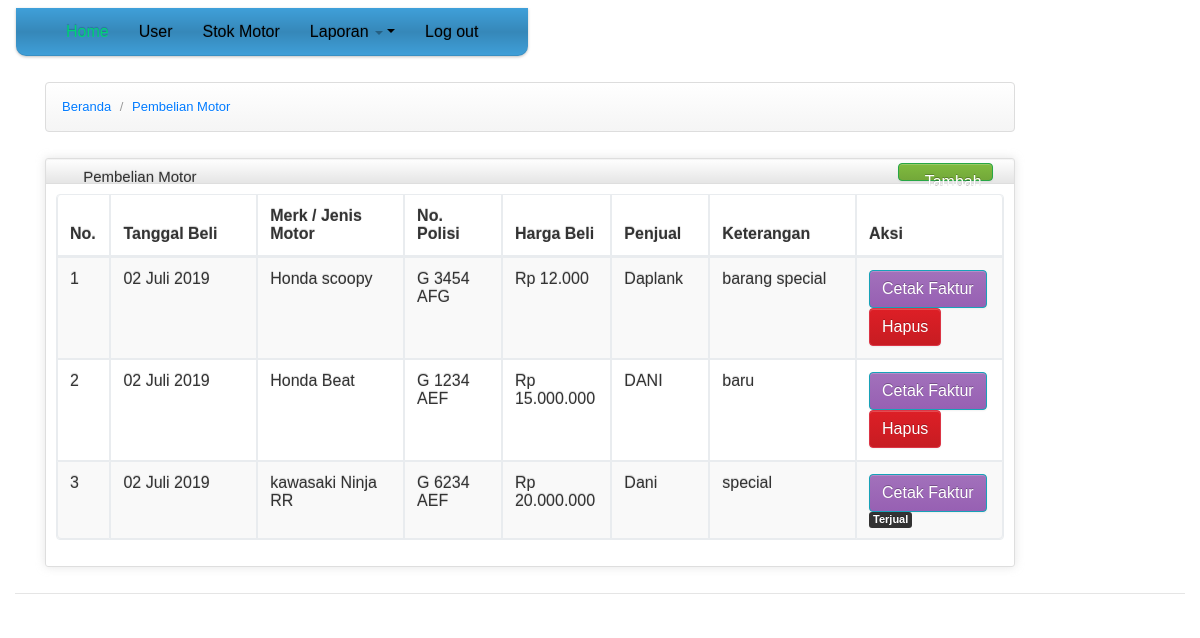
Page /index.php?pages=pembelian (signed in) on the committed database.
### tables this page shows
CREATE TABLE `pembelian` (
  `id_pembelian` int(11) NOT NULL,
  `id_jenis_motor` int(11) NOT NULL,
  `nopol` varchar(10) NOT NULL,
  `stnk` int(2) NOT NULL,
  `bpkb` int(2) NOT NULL,
  `tgl_pembelian` date NOT NULL,
  `harga_pembelian` double NOT NULL,
  `penjual` varchar(30) NOT NULL,
  `alamat` text NOT NULL,
  `keterangan` text NOT NULL,
  `status` int(11) NOT NULL
);

CREATE TABLE `merk` (
  `id_merk` int(11) NOT NULL,
  `nama_merk` varchar(20) NOT NULL
);

CREATE TABLE `jenis_motor` (
  `id_jenis_motor` int(11) NOT NULL,
  `id_merk` int(11) NOT NULL,
  `jenis_motor` varchar(50) NOT NULL
);

### fungsi/fungsi_tanggal.php (called while the page is built, shortened)
<?php
if (!function_exists('format_month')) {
    function format_month($month) {
        $indo_month = array(
            '01' => 'Januari',
            '02' => 'Februari',
            '03' => 'Maret',
            '04' => 'April',
            '05' => 'Mei',
            '06' => 'Juni',
            '07' => 'Juli',
            '08' => 'Agustus',
            '09' => 'September',
            '10' => 'Oktober',
            '11' => 'November',
            '12' => 'Desember'
        );
        return $indo_month[$month];
    }
}
if (!function_exists('format_date')) {
    function format_date($date) {
        $hari = substr($date, 8, 2);
        $bulan = substr($date, 5, 2);
        $tahun = substr($date, 0, 4);
        return $hari . ' ' . format_month($bulan) . ' ' . $tahun;
    }
}

### fungsi/format_number.php (called while the page is built, shortened)
<?php
function indo_number($number) {
    return 'Rp ' . number_format($number, 0, ',', '.');
}

### pages/page_pembelian/pembelian.php (the view, shortened to what this page needs)
<?php
$aksi = "pages/page_pembelian/aksi_pembelian.php";
$query = mysqli_query($koneksi, "SELECT * FROM pembelian p
                        JOIN jenis_motor jm ON jm.id_jenis_motor = p.id_jenis_motor
                        JOIN merk m ON m.id_merk = jm.id_merk
                        ORDER BY tgl_pembelian DESC");
?>
<div>
    <ul class="breadcrumb">
        <li>
            <a href="index.php?pages=home">Beranda</a> <span class="divider">/</span>
        </li>
        <li>
            <a href="index.php?pages=pembelian">Pembelian Motor</a>
        </li>
    </ul>
</div>
<div class="row-fluid sortable">
    <div class="box span12">
        <div class="box-header well" data-original-title>
            <h2><i class="icon-user"></i> Pembelian Motor</h2>
            <div class="box-icon">
                <a class="btn btn-success" href="index.php?pages=tambah_pembelian"><i class="icon-plus icon-white"></i> Tambah</a>
            </div>
        </div>
        <div class="box-content">
            <table class="table table-striped table-bordered bootstrap-datatable datatable">
                <thead>
                    <tr>
                        <th style="width: 5%;">
                            No.
                        </th>
                        <th style="width: 15%;">
                            Tanggal Beli
                        </th>
                        <th style="width: 15%;">
                            Merk / Jenis Motor
                        </th>
                        <th style="width: 10%;">
                            No. Polisi
                        </th>
                        <th style="width: 10%;">
                            Harga Beli
                        </th>
                        <th style="width: 10%;">
                            Penjual
                        </th>
                        <th style="width: 15%;">
                            Keterangan
                        </th>
                        <th style="width: 10%;">
                            Aksi
                        </th>
                    </tr>
                </thead>
                <tbody>
                    <?php
                    $i = 1;
                    while ($data = mysqli_fetch_array($query)) {
                        ?>
                        <tr>
                            <td><?php echo $i++; ?></td>
                            <td><?php echo format_date($data['tgl_pembelian']); ?></td>
                            <td><?php echo $data['nama_merk'] . ' ' . $data['jenis_motor']; ?></td>
                            <td><?php echo $data['nopol']; ?></td>
                            <td><?php echo indo_number($data['harga_pembelian']); ?></td>
                            <td><?php echo $data['penjual']; ?></td>
                            <td><?php echo $data['keterangan']; ?></td>
                            <td>
                                <a href="pages/page_pembelian/faktur_pembelian.php<?php echo '?id=' . $data['id_pembelian']; ?>" class="btn btn-info">Cetak Faktur</a>
                                <?php if ($data['status'] == 0) { ?>
                                    <a href="<?php echo $aksi . '?pages=pembelian&&act=hapus&&id=' . $data['id_pembelian']; ?>" class="btn btn-danger" onclick="return confirm('Apakah Anda yakin akan menghapus data?')">Hapus</a>
                                <?php } else { ?>
                                    <span class="label label-inverse">Terjual</span>
                                <?php } ?>
                            </td>
                        </tr>
                    <?php } ?>
                </tbody>
            </table>
        </div>
    </div>
</div>

### index.php (shortened to what this page needs)
<?php
if ($_SESSION == NULL) {
    header('location:login.php');
} else {
    include "fungsi/fungsi_tanggal.php";
    include "fungsi/format_number.php";
    ?>
    <html lang="en">
        <head>
            <?php include "header.php"; ?>
        </head>
        <body>
            <div class="navbar">
                <?php include "top.php"; ?>
            <div class="container-fluid">
                <div class="row-fluid">
                    <div id="content" class="span10">
                        <?php include "konten.php"; ?>
                    </div>
                </div>
                <hr>
            </div>
        </body>
    </html>
<?php } ?>

### header.php (shortened to what this page needs)
<link id="bs-css" href="css/bootstrap-cerulean.css" rel="stylesheet">
<link href="css/bootstrap-responsive.css" rel="stylesheet">
<link href="css/charisma-app.css" rel="stylesheet">
<link href="css/jquery-ui-1.8.21.custom.css" rel="stylesheet">
<link href='css/fullcalendar.css' rel='stylesheet'>
<link href='css/fullcalendar.print.css' rel='stylesheet'  media='print'>
<link href='css/chosen.css' rel='stylesheet'>
<link href='css/uniform.default.css' rel='stylesheet'>
<link href='css/colorbox.css' rel='stylesheet'>
<link href='css/jquery.cleditor.css' rel='stylesheet'>
<link href='css/jquery.noty.css' rel='stylesheet'>
<link href='css/noty_theme_default.css' rel='stylesheet'>
<link href='css/elfinder.min.css' rel='stylesheet'>
<link href='css/elfinder.theme.css' rel='stylesheet'>
<link href='css/jquery.iphone.toggle.css' rel='stylesheet'>
<link href='css/opa-icons.css' rel='stylesheet'>
<link href='css/uploadify.css' rel='stylesheet'>
<link rel="stylesheet" type="text/css" href="css/bootstrap.min.css">
<link rel="stylesheet" href="css/bootstrap.css">
<link rel="stylesheet" href="css/style.css">

### top.php (shortened to what this page needs)
<div class="navbar-inner">
    <div class="container-fluid">
        <nav class="main-nav float-right d-none d-lg-block">
                <ul>
                <?php if ($_SESSION['hak_akses'] == 'admin') { ?>
                    <li class="active"><a href="index.php?pages=home">Home</a></li>
                    <li><a href="index.php?pages=petugas">User</a></li>
                    <li><a href="index.php?pages=stok">Stok Motor</a></li>
                    <li class="dropdown">
			<a class="dropdown-toggle" data-toggle="dropdown" href="#">Laporan
			<span class="caret"></span></a>
		</li>
                    <li><a href="logout.php" class="">Log out</a></li>
                    <?php } ?>
        </div>
    </div>
</div>

### konten.php (shortened to what this page needs)
<?php
if ($_SESSION == NULL) {
    echo "<script>alert('Anda belum login, silahkan login untuk mengakses halaman administrator !.'); window.location = 'login.php'</script>";
} else {
    if ($_GET['pages'] == 'home') {
        include "pages/page_home/home_admin.php";
    } elseif ($_GET['pages'] == 'profil') {
        include "pages/page_profil/profil_admin.php";
    }
    elseif ($_GET['pages'] == 'petugas') {
        include "pages/page_petugas/petugas.php";
    } elseif ($_GET['pages'] == 'tambah_petugas') {
        include "pages/page_petugas/tambah_petugas.php";
    } elseif ($_GET['pages'] == 'ubah_petugas') {
        include "pages/page_petugas/ubah_petugas.php";
    } elseif ($_GET['pages'] == 'hapus_petugas') {
        include "pages/page_petugas/hapus_petugas.php";
    }
    elseif ($_GET['pages'] == 'merk') {
        include "pages/page_merk/merk.php";
    } elseif ($_GET['pages'] == 'tambah_merk') {
        include "pages/page_merk/tambah_merk.php";
    } elseif ($_GET['pages'] == 'ubah_merk') {
        include "pages/page_merk/ubah_merk.php";
    } elseif ($_GET['pages'] == 'hapus_merk') {
        include "pages/page_merk/hapus_merk.php";
    }
    elseif ($_GET['pages'] == 'jenis_motor') {
        include "pages/page_jenis_motor/jenis_motor.php";
    } elseif ($_GET['pages'] == 'tambah_jenis_motor') {
        include "pages/page_jenis_motor/tambah_jenis_motor.php";
    } elseif ($_GET['pages'] == 'ubah_jenis_motor') {
        include "pages/page_jenis_motor/ubah_jenis_motor.php";
    } elseif ($_GET['pages'] == 'hapus_jenis_motor') {
        include "pages/page_jenis_motor/hapus_jenis_motor.php";
    }
    elseif ($_GET['pages'] == 'pembelian') {
        include "pages/page_pembelian/pembelian.php";
    } elseif ($_GET['pages'] == 'tambah_pembelian') {
        include "pages/page_pembelian/tambah_pembelian.php";
    } elseif ($_GET['pages'] == 'laporan_pembelian') {
        include "pages/page_pembelian/laporan_pembelian.php";
    }
    elseif ($_GET['pages'] == 'penjualan') {
        include "pages/page_penjualan/penjualan.php";
    } elseif ($_GET['pages'] == 'tambah_penjualan') {
        include "pages/page_penjualan/tambah_penjualan.php";
    } elseif ($_GET['pages'] == 'laporan_penjualan') {
        include "pages/page_penjualan/laporan_penjualan.php";
    }
    elseif ($_GET['pages'] == 'stok') {
        include "pages/page_stok/stok.php";
    } elseif ($_GET['pages'] == 'detail_stok') {
        include "pages/page_stok/detail_stok.php";
    }
    elseif ($_GET['pages'] == 'profil') {
        include "pages/page_profil/profil_admin.php";
    }
    elseif ($_GET['pages'] == 'foto') {
        include "pages/page_profil/foto_admin.php";
    }
}
?>

### css/charisma-app.css (style rules this page uses)
.box { border: 1px solid #DEDEDE; border-radius:3px; -webkit-border-radius:3px; -moz-border-radius:3px; margin-top: 10px; margin-bottom: 10px ; box-shadow: 0 0 10px rgba(189, 189, 189, 0.4); -webkit-box-shadow: 0 0 10px rgba(189, 189, 189, 0.4); -moz-box-shadow: 0 0 10px rgba(189, 189, 189, 0.4); }
.box-header { border:none; padding-top:5px; border-bottom: 1px solid #DEDEDE; border-radius:3px 3px 0 0; -webkit-border-radius:3px 3px 0 0; -moz-border-radius:3px 3px 0 0; height:12px; min-height:12px; margin-bottom: 0; cursor:move; font-weight:bold; font-size:16px; background: -moz-linear-gradient(top, rgba(255,255,255,0) 0%, rgba(0,0,0,0.1) 100%); background: -webkit-gradient(linear, left top, left bottom, color-stop(0%,rgba(255,255,255,0)), color-stop(100%,rgba(0,0,0,0.1))); background: -webkit-linear-gradient(top, rgba(255,255,255,0) 0%,rgba(0,0,0,0.1) 100%); background: -o-linear-gradient(top, rgba(255,255,255,0) 0%,rgba(0,0,0,0.1) 100%); background: -ms-linear-gradient(top, rgba(255,255,255,0) 0%,rgba(0,0,0,0.1) 100%); background: linear-gradient(to bottom, rgba(255,255,255,0) 0%,rgba(0,0,0,0.1) 100%); filter: progid:DXImageTransform.Microsoft.gradient( startColorstr='#00ffffff', endColorstr='#1a000000',GradientType=0 ); }
.box-header h2 { font-size:15px; width:auto; clear:none; float:left; line-height:25px; white-space: nowrap; }
.box-header h2 > i { margin-top:1px; }
.box-icon { float:right; }
.box-icon a { clear:none; float:left; margin:0 2px; height: 18px; width:95px; margin-top: -1px; }
.box-icon a i { margin-left:-4.5px; }
.box-content { padding:10px; }
.navbar-inner { border-radius:0 0 10px 10px; -webkit-border-radius:0 0 10px 10px; -moz-border-radius:0 0 10px 10px; padding-top:5px; padding-bottom:5px; }

### css/style.css (style rules this page uses)
body { background: #fff; color: #444; font-family: "Open Sans", sans-serif; }
a { color: #007bff; transition: 0.5s; }
h1, h2, h3, h4, h5, h6 { font-family: "Montserrat", sans-serif; font-weight: 400; margin: 0 0 20px 0; padding: 0; }
.main-nav, .main-nav * { margin: 0; padding: 0; list-style: none; }
.main-nav>ul>li { position: relative; white-space: nowrap; float: left; }
.main-nav a { display: block; position: relative; color: #000; padding: 10px 15px; transition: 0.3s; font-size: 16px; font-family: "Montserrat", sans-serif; }
.main-nav a:hover, .main-nav .active>a, .main-nav li:hover>a { color: #00d279; text-decoration: none; }
ul { list-style: none; margin: 0px; padding: 0px; }
a { text-decoration: none; }
body { line-height: 24px; font-size: 13px; color: #333333; font-family: "Raleway", sans-serif; }
body, p, h1, h2, h3, h4, h5, h6 { margin: 0px; padding: 0px; }

### header.php (style rules this page uses)
body { padding-bottom: 40px; }

### rows in the picture
pembelian: tgl_pembelian "02 Juli 2019", merk.nama_merk "Honda", id_jenis_motor.jenis_motor "scoopy", nopol "G 3454 AFG", harga_pembelian "Rp 12.000", penjual "Daplank", keterangan "barang special"
pembelian: tgl_pembelian "02 Juli 2019", merk.nama_merk "Honda", id_jenis_motor.jenis_motor "Beat", nopol "G 1234 AEF", harga_pembelian "Rp 15.000.000", penjual "DANI", keterangan "baru"
pembelian: tgl_pembelian "02 Juli 2019", merk.nama_merk "kawasaki", id_jenis_motor.jenis_motor "Ninja RR", nopol "G 6234 AEF", harga_pembelian "Rp 20.000.000", penjual "Dani", keterangan "special", status "Terjual"
